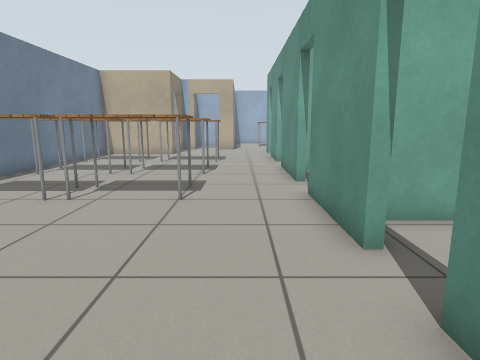
[1] (above)

24 first-person views from a walk through a Gazebo world. The camera is 0.9 m above the floor, tilts 10° down and sees 75° across. The floor is counted in squares, 0.5 m on a side. Each view is taken from the middle of a square. On the plan, view 1 faces up. The plan holds only what a view shows up to about 16 squares ahead; the rest is blank. The robots in the file are not drawn. Gazebo's built-in surfaces are drawn with simple patterns.

[2]
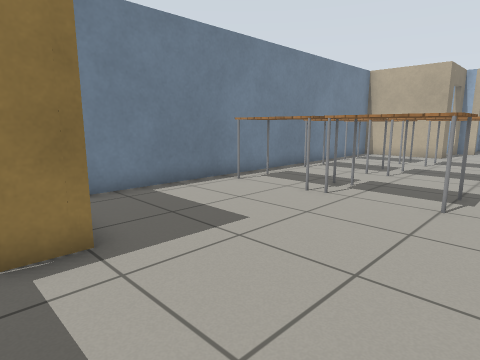

[3]
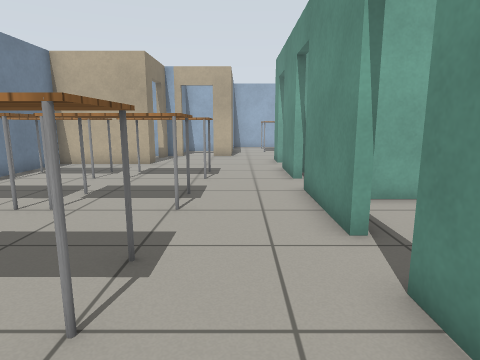

[4]
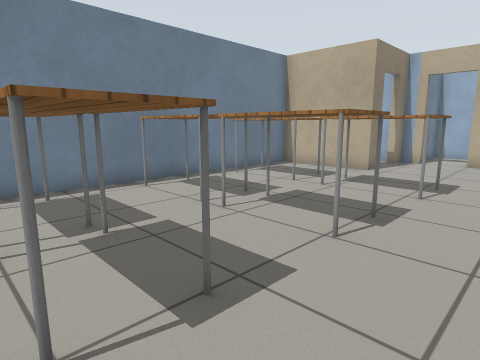

[5]
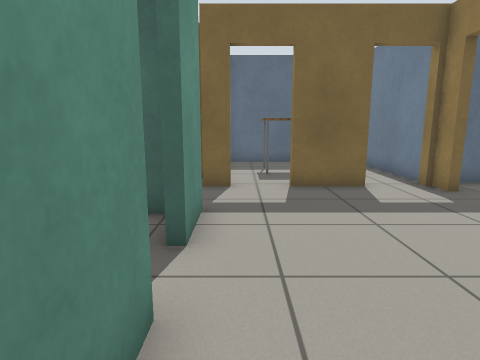

[6]
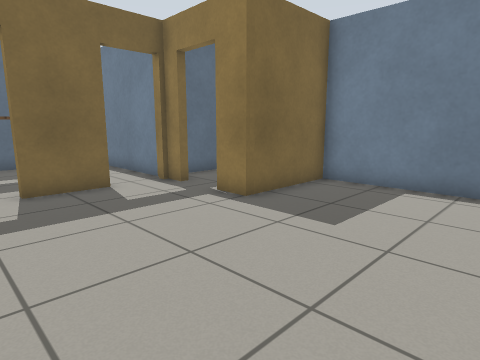

[7]
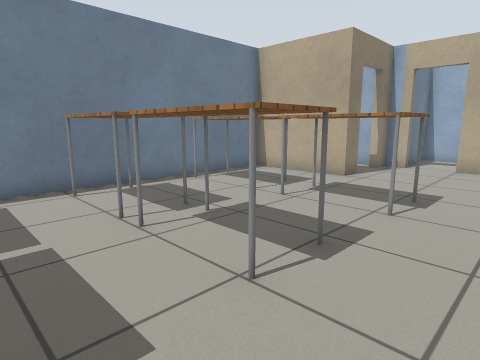

[8]
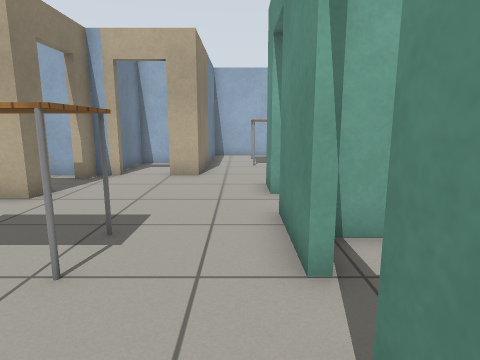

[9]
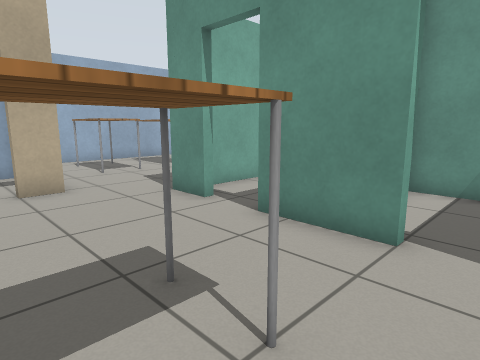

[10]
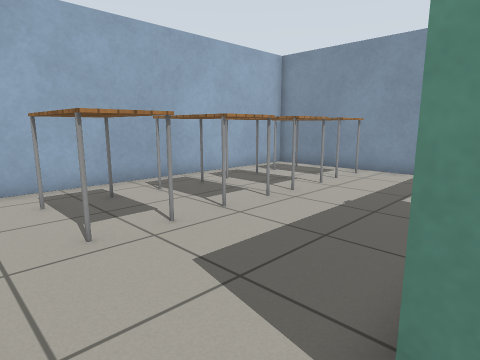

[11]
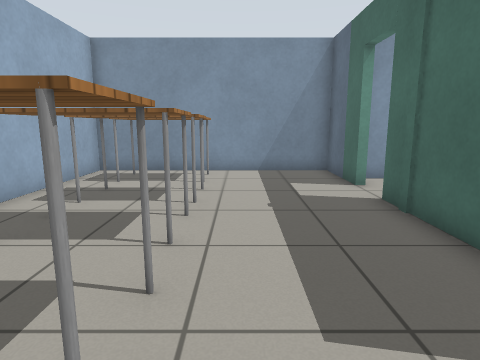

[12]
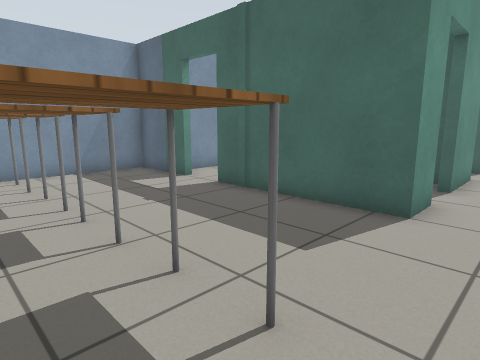

[13]
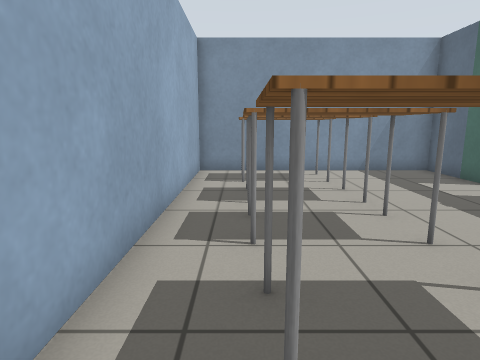

[14]
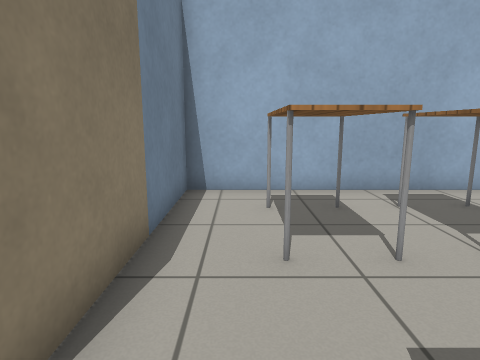

[15]
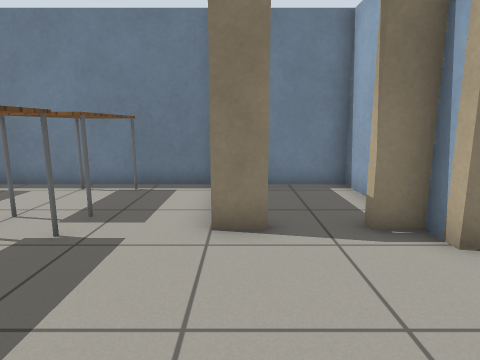

[16]
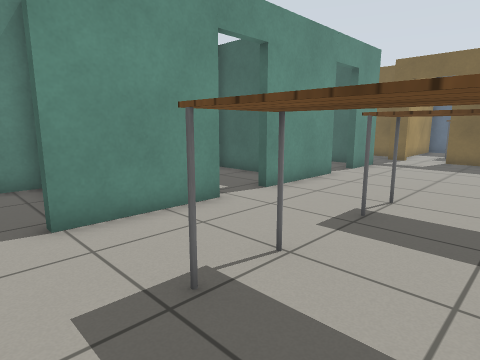

[17]
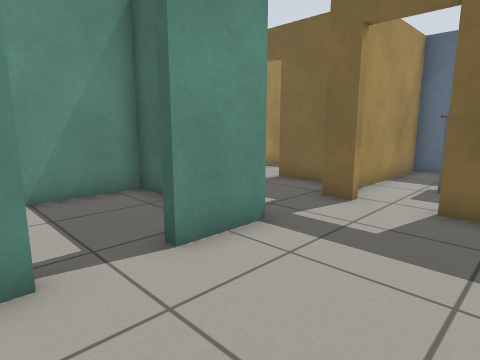

[18]
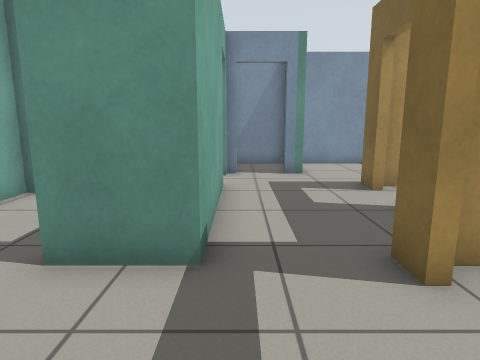

[19]
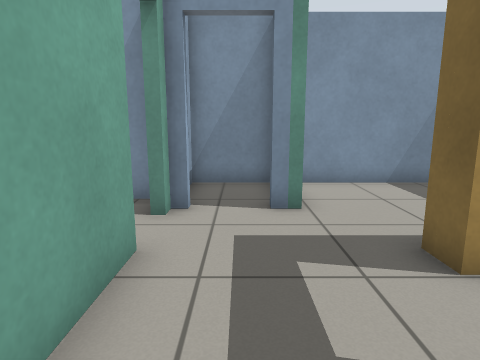

[20]
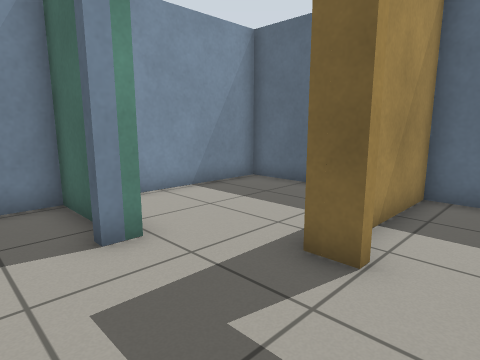

[21]
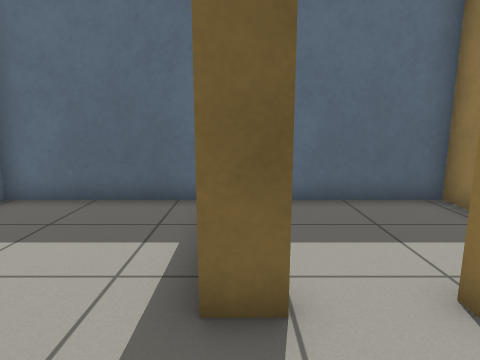

[22]
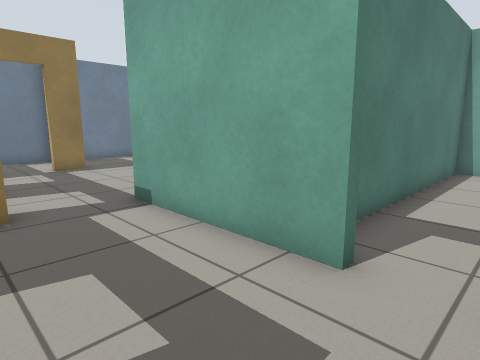

[23]
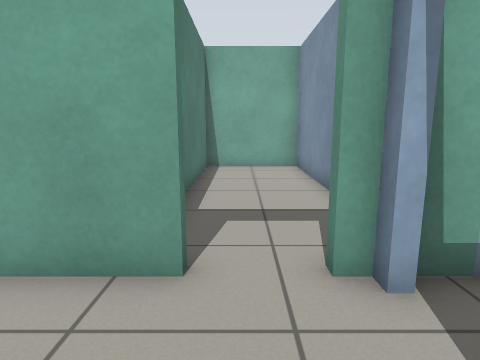

[24]
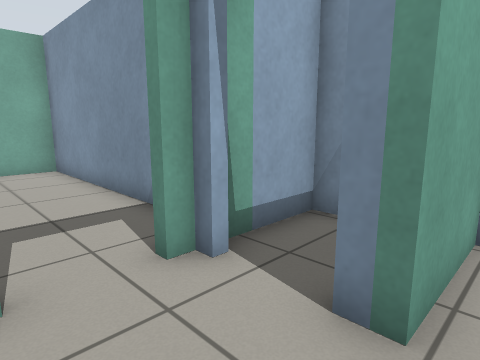

### Floor plan
Ten units are one square. View 1 is at (0, 0); x grows to the right and y downward. Boxes are objects, and circles mark ways between rooms. Rooms are numbered by the first view taken in them; rooms with no view inside come last. Other rooms are left out.
<svg viewBox="-90 -311 222 400">
<path fill="none" stroke="#000" d="M18 -99 18 -138M18 -154 18 -184M18 -43 18 -81M-42 -195 -84 -195 -84 -16 -46 -16 -47 -4M18 -5 18 -26M-47 13 -47 21M-27 21 -5 21M93 -215 124 -215 124 -306 -5 -306 -5 -232 -16 -232M18 -200 18 -215 75 -215M-33 -232 -42 -232 -42 -223M-42 -205 -42 -195M74 -5 18 -5M65 37 75 37M96 -1 96 -5 91 -5M96 23 96 16M23 37 48 37M13 21 21 21M80 84 127 84 127 23 96 23M105 -33 105 -107 65 -107 65 -25M-16 84 18 84 18 27M-47 26 -47 70M21 74 21 84 71 84 71 41M62 -57 27 -57M25 -8 62 -8 62 -36M44 -125 26 -125M39 -60 62 -60M-84 -14 -84 8M-74 27 -59 27M34 -168 24 -168M62 -128 62 -168M-48 -232 -84 -232 -84 -208M-10 -269 -37 -269 -37 -244M109 21 127 21 127 -5 101 -5"/>
<rect x="-85" y="-175" width="40" height="20" fill="#bbb"><title>table</title></rect>
<rect x="-75" y="-95" width="30" height="20" fill="#bbb"><title>table</title></rect>
<rect x="-75" y="-135" width="30" height="20" fill="#bbb"><title>table</title></rect>
<rect x="-45" y="-95" width="30" height="20" fill="#bbb"><title>table</title></rect>
<rect x="-45" y="-135" width="40" height="20" fill="#bbb"><title>table</title></rect>
<rect x="-45" y="-175" width="40" height="20" fill="#bbb"><title>table</title></rect>
<rect x="15" y="-295" width="20" height="40" fill="#bbb"><title>table</title></rect>
<rect x="45" y="-295" width="20" height="40" fill="#bbb"><title>table</title></rect>
<rect x="65" y="-295" width="20" height="40" fill="#bbb"><title>table</title></rect>
<rect x="95" y="-295" width="20" height="40" fill="#bbb"><title>table</title></rect>
<rect x="-15" y="45" width="20" height="20" fill="#bbb"><title>table</title></rect>
<circle cx="-10" cy="-205" r="3" fill="#2a7"/>
<circle cx="20" cy="5" r="3" fill="#2a7"/>
<circle cx="-35" cy="20" r="3" fill="#2a7"/>
<circle cx="5" cy="20" r="3" fill="#2a7"/>
<circle cx="20" cy="-35" r="3" fill="#2a7"/>
<circle cx="20" cy="-90" r="3" fill="#2a7"/>
<circle cx="-50" cy="5" r="3" fill="#2a7"/>
<circle cx="20" cy="-145" r="3" fill="#2a7"/>
<circle cx="-40" cy="-215" r="3" fill="#2a7"/>
<circle cx="-25" cy="-230" r="3" fill="#2a7"/>
<circle cx="85" cy="35" r="3" fill="#2a7"/>
<circle cx="85" cy="-10" r="3" fill="#2a7"/>
<circle cx="55" cy="40" r="3" fill="#2a7"/>
<circle cx="100" cy="5" r="3" fill="#2a7"/>
<text x="-30" y="-100">1</text>
<text x="50" y="-250">2</text>
<text x="60" y="10">3</text>
<text x="100" y="60">4</text>
<text x="80" y="-60">5</text>
<text x="-20" y="50">6</text>
<text x="40" y="60">7</text>
<text x="40" y="-40">8</text>
<text x="40" y="-100">9</text>
<text x="-70" y="0">10</text>
<text x="40" y="-150">11</text>
<text x="-70" y="-220">12</text>
<text x="-30" y="-250">13</text>
<text x="110" y="0">14</text>
</svg>
Room 1 opens to room 2. Room 1 opens to room 3. Room 1 opens to room 6. Room 1 opens to room 8. Room 1 opens to room 9. Room 1 opens to room 10. Room 1 opens to room 11. Room 2 opens to room 12. Room 2 opens to room 13. Room 3 opens to room 4. Room 3 opens to room 5. Room 3 opens to room 7. Room 3 opens to room 14.

Where each view was taken, in squares from view 1:
view 1: 0 up, 0 right, facing up
view 2: 0 up, 0 right, facing up-left
view 3: 5 up, 0 right, facing up
view 4: 7 up, 1 right, facing up-left
view 5: 7 up, 1 right, facing down
view 6: 7 up, 1 right, facing down-left
view 7: 9 up, 1 right, facing up-left
view 8: 12 up, 1 right, facing up
view 9: 14 up, 3 left, facing up-right
view 10: 21 up, 0 right, facing up-right
view 11: 25 up, 0 right, facing right
view 12: 28 up, 0 right, facing down-right
view 13: 29 up, 0 right, facing right
view 14: 22 up, 1 right, facing up
view 15: 20 up, 1 right, facing left
view 16: 15 up, 4 left, facing down-right
view 17: 5 up, 2 left, facing down-right
view 18: 0 up, 2 left, facing right
view 19: 1 down, 3 right, facing right
view 20: 0 up, 5 right, facing down-right
view 21: 1 down, 7 right, facing down
view 22: 3 down, 9 right, facing up-left
view 23: 3 down, 8 right, facing up
view 24: 3 down, 7 right, facing up-right
